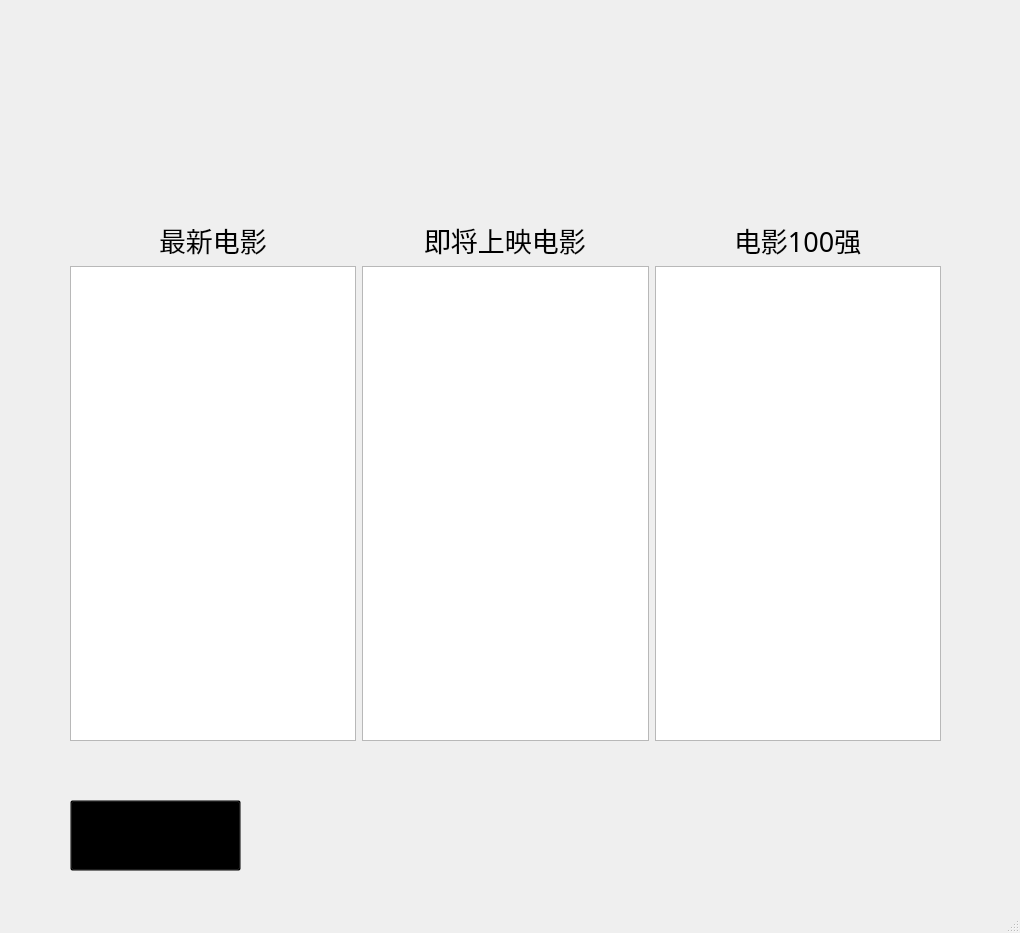
<?xml version="1.0" encoding="UTF-8"?>
<ui version="4.0">
 <class>MainWindow</class>
 <widget class="QMainWindow" name="MainWindow">
  <property name="geometry">
   <rect>
    <x>0</x>
    <y>0</y>
    <width>1020</width>
    <height>933</height>
   </rect>
  </property>
  <property name="windowTitle">
   <string>MainWindow</string>
  </property>
  <widget class="QWidget" name="centralwidget">
   <widget class="QLabel" name="label">
    <property name="geometry">
     <rect>
      <x>370</x>
      <y>30</y>
      <width>171</width>
      <height>191</height>
     </rect>
    </property>
    <property name="text">
     <string/>
    </property>
    <property name="pixmap">
     <pixmap resource="pic.qrc">:/maoyan.png</pixmap>
    </property>
   </widget>
   <widget class="QWidget" name="gridLayoutWidget">
    <property name="geometry">
     <rect>
      <x>70</x>
      <y>220</y>
      <width>871</width>
      <height>521</height>
     </rect>
    </property>
    <layout class="QGridLayout" name="gridLayout">
     <item row="0" column="1" alignment="Qt::AlignHCenter">
      <widget class="QLabel" name="label_3">
       <property name="font">
        <font>
         <family>Adobe 黑体 Std R</family>
         <pointsize>20</pointsize>
        </font>
       </property>
       <property name="text">
        <string>即将上映电影</string>
       </property>
      </widget>
     </item>
     <item row="0" column="2" alignment="Qt::AlignHCenter">
      <widget class="QLabel" name="label_4">
       <property name="font">
        <font>
         <family>Adobe 黑体 Std R</family>
         <pointsize>20</pointsize>
        </font>
       </property>
       <property name="text">
        <string>电影100强</string>
       </property>
      </widget>
     </item>
     <item row="0" column="0" alignment="Qt::AlignHCenter">
      <widget class="QLabel" name="label_2">
       <property name="font">
        <font>
         <family>Adobe 黑体 Std R</family>
         <pointsize>20</pointsize>
        </font>
       </property>
       <property name="text">
        <string>最新电影</string>
       </property>
      </widget>
     </item>
     <item row="1" column="0">
      <widget class="QListView" name="listView"/>
     </item>
     <item row="1" column="1">
      <widget class="QListView" name="listView_2"/>
     </item>
     <item row="1" column="2">
      <widget class="QListView" name="listView_3"/>
     </item>
    </layout>
   </widget>
   <widget class="QPushButton" name="pushButton">
    <property name="geometry">
     <rect>
      <x>70</x>
      <y>800</y>
      <width>171</width>
      <height>71</height>
     </rect>
    </property>
    <property name="styleSheet">
     <string notr="true">image: url(:/button.png);
background-color: transparent;</string>
    </property>
    <property name="text">
     <string/>
    </property>
   </widget>
  </widget>
  <widget class="QMenuBar" name="menubar">
   <property name="geometry">
    <rect>
     <x>0</x>
     <y>0</y>
     <width>1020</width>
     <height>23</height>
    </rect>
   </property>
  </widget>
  <widget class="QStatusBar" name="statusbar"/>
 </widget>
 <resources>
  <include location="pic.qrc"/>
 </resources>
 <connections/>
</ui>
